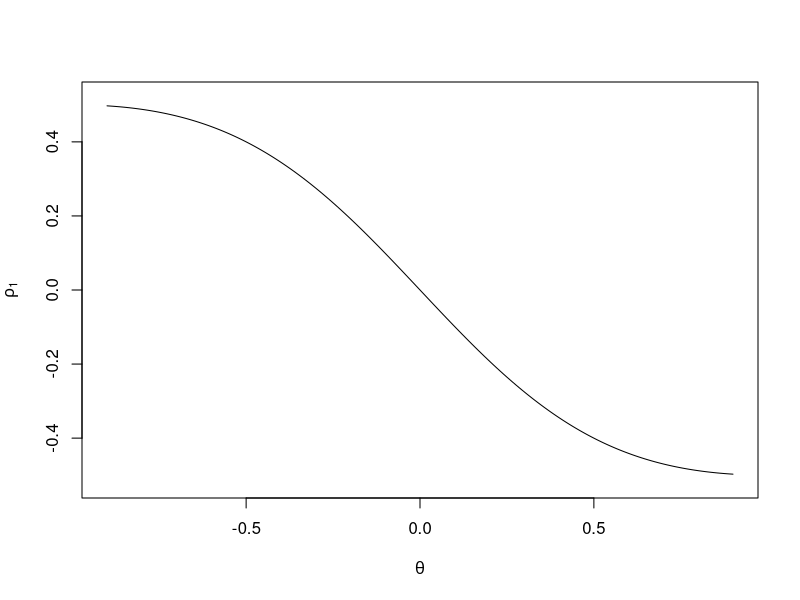

Reproduce this figure in R. (Note: this script raises an error after producing the figure.)
## ---- chunk 1
#| label: fig-4-1
#| fig-cap: "Зураг 4.1. Өөр өөр θ утгуудын хувьд MA(1) процессийн лаг 1 дэх автокорреляци"
theta <- seq(-0.9, 0.9, length.out = 200)
rho1 <- -theta / (1 + theta^2)
plot(theta, rho1, type = "l",
     xlab = expression(theta),
     ylab = expression(rho[1]),
     ylim = c(-0.52, 0.52))
## ---- chunk 2
#| label: fig-4-2
#| fig-cap: "Зураг 4.2. θ = −0.9 бүхий MA(1) процессийн хугацааны график"
data(ma1.2.s)
plot(ma1.2.s, type = "o",
     ylab = expression(Y[t]),
     xlab = "Time",
     main = "Simulated MA(1) Series")
## ---- chunk 3
#| label: fig-4-3
#| fig-cap: "Зураг 4.3. MA(1) цувааны Y_t ба Y_{t-1}-ийн (Зураг 4.2 дахь) хамаарлын график"
plot(x = zlag(ma1.2.s), y = ma1.2.s,
     xlab = expression(Y[t-1]),
     ylab = expression(Y[t]),
     pch = 16)
## ---- chunk 4
#| label: fig-4-4
#| fig-cap: "Зураг 4.4. Зураг 4.2 дахь MA(1) цувааны Y_t ба Y_{t-2}-ийн хамаарлын график"
plot(x = zlag(ma1.2.s, 2), y = ma1.2.s,
     xlab = expression(Y[t-2]),
     ylab = expression(Y[t]),
     pch = 16)
## ---- chunk 5
#| label: fig-4-5
#| fig-cap: "Зураг 4.5. θ = +0.9 бүхий MA(1) процессийн хугацааны график"
data(ma1.1.s)
plot(ma1.1.s, type = "o",
     ylab = expression(Y[t]),
     xlab = "Time",
     main = "Simulated MA(1) Series")
## ---- chunk 6
#| label: fig-4-6
#| fig-cap: "Зураг 4.6. MA(1) цувааны Y_t ба Y_{t-1}-ийн (Зураг 4.5 дахь) хамаарлын график"
plot(x = zlag(ma1.1.s), y = ma1.1.s,
     xlab = expression(Y[t-1]),
     ylab = expression(Y[t]),
     pch = 16)
## ---- chunk 7
#| label: fig-4-7
#| fig-cap: "Зураг 4.7. MA(1) цувааны Y_t ба Y_{t-2}-ийн (Зураг 4.5 дахь) хамаарлын график"
plot(y = ma1.1.s, x = zlag(ma1.1.s, 2),
     ylab = expression(Y[t]),
     xlab = expression(Y[t-2]),
     type = "p")
## ---- chunk 8
#| label: fig-4-8
#| fig-cap: "Зураг 4.8. θ_1 = 1 ба θ_2 = −0.6 бүхий MA(2) процессийн хугацааны график"
data(ma2.s)
plot(ma2.s, type = "o",
     ylab = expression(Y[t]),
     xlab = "Time",
     main = "Simulated MA(2) Series")
## ---- chunk 9
#| label: fig-4-9
#| fig-cap: "Зураг 4.9. MA(2) цувааны Y_t ба Y_{t-1}-ийн (Зураг 4.8 дахь) хамаарлын график"
plot(x = zlag(ma2.s), y = ma2.s,
     xlab = expression(Y[t-1]),
     ylab = expression(Y[t]),
     pch = 16)
## ---- chunk 10
#| label: fig-4-10
#| fig-cap: "Зураг 4.10. MA(2) цувааны Y_t ба Y_{t-2}-ийн (Зураг 4.8 дахь) хамаарлын график"
plot(y = ma2.s, x = zlag(ma2.s, 2),
     ylab = expression(Y[t]),
     xlab = expression(Y[t-2]),
     type = "p")
## ---- chunk 11
#| label: fig-4-11
#| fig-cap: "Зураг 4.11. MA(2) цувааны Y_t ба Y_{t-3}-ийн (Зураг 4.8 дахь) хамаарлын график"
plot(y = ma2.s, x = zlag(ma2.s, 3),
     ylab = expression(Y[t]),
     xlab = expression(Y[t-3]),
     type = "p")
## ---- chunk 12
#| label: fig-4-12
#| fig-cap: "Зураг 4.12. Хэд хэдэн AR(1) загварын автокорреляцийн функцүүд"
par(mfrow = c(2, 2))
phis <- c(0.9, 0.4, -0.8, -0.5)
ylims <- list(c(0, 1), c(0, 1), c(-1, 1), c(-1, 1))
for (i in seq_along(phis)) {
  acf_vals <- ARMAacf(ar = phis[i], lag.max = 12)[-1]
  plot(1:12, acf_vals, type = "h", ylim = ylims[[i]],
       xlab = "Lag", ylab = expression(rho[k]),
       main = bquote(phi == .(phis[i])))
  points(1:12, acf_vals, pch = 16)
  abline(h = 0)
}
par(mfrow = c(1, 1))
## ---- chunk 13
#| label: fig-4-13
#| fig-cap: "Зураг 4.13. φ = 0.9 бүхий AR(1) цувааны хугацааны график"
data(ar1.s)
plot(ar1.s, type = "o",
     ylab = expression(Y[t]),
     xlab = "Time",
     main = "Simulated AR(1) Series")
## ---- chunk 14
#| label: fig-4-14
#| fig-cap: "Зураг 4.14. AR(1) цувааны Y_t ба Y_{t-1}-ийн (Зураг 4.13 дахь) хамаарлын график"
plot(x = zlag(ar1.s), y = ar1.s,
     xlab = expression(Y[t-1]),
     ylab = expression(Y[t]),
     pch = 16)
## ---- chunk 15
#| label: fig-4-15
#| fig-cap: "Зураг 4.15. AR(1) цувааны Y_t ба Y_{t-2}-ийн (Зураг 4.13 дахь) хамаарлын график"
plot(x = zlag(ar1.s, 2), y = ar1.s,
     xlab = expression(Y[t-2]),
     ylab = expression(Y[t]),
     pch = 16)
## ---- chunk 16
#| label: fig-4-16
#| fig-cap: "Зураг 4.16. AR(1) цувааны Y_t ба Y_{t-3}-ийн (Зураг 4.13 дахь) хамаарлын график"
plot(x = zlag(ar1.s, 3), y = ar1.s,
     xlab = expression(Y[t-3]),
     ylab = expression(Y[t]),
     pch = 16)
## ---- chunk 17
#| label: fig-4-17
#| fig-cap: "Зураг 4.17. AR(2) процессийн стационар параметрийн муж"
phi1 <- seq(-2, 2, length.out = 300)
plot(c(-2, 2, 0, -2), c(-1, -1, 1, -1), type = "l", lwd = 2,
     xlim = c(-2.1, 2.1), ylim = c(-1.1, 1.1),
     xlab = expression(phi[1]), ylab = expression(phi[2]))
abline(h = 0, v = 0, lty = 3, col = "gray50")
lines(phi1, -phi1^2 / 4, lwd = 2)
text(0, 0.35, "бодит\nязгуурууд")
text(0, -0.6, "комплекс язгуурууд")
text(1.3, 0.65, expression(phi[1]^2 + 4*phi[2] == 0))
arrows(1.1, 0.5, 0.5, -0.5^2 / 4, length = 0.1)
## ---- chunk 18
#| label: fig-4-18
#| fig-cap: "Зураг 4.18. Хэд хэдэн AR(2) загварын автокорреляцийн функцүүд (Lag = Хоцролт)"
par(mfrow = c(2, 2))
params <- list(c(0.5, 0.25), c(1.0, -0.25), c(1.5, -0.75), c(1.0, -0.6))
ylims <- list(c(0, 1), c(0, 1), c(-0.6, 1), c(-0.6, 1))
for (i in seq_along(params)) {
  p <- params[[i]]
  acf_vals <- ARMAacf(ar = p, lag.max = 12)[-1]
  plot(1:12, acf_vals, type = "h", ylim = ylims[[i]],
       xlab = "Lag", ylab = expression(rho[k]),
       main = bquote(phi[1] == .(p[1]) * "," ~ phi[2] == .(p[2])))
  points(1:12, acf_vals, pch = 16)
  abline(h = 0)
}
par(mfrow = c(1, 1))
## ---- chunk 19
#| label: fig-4-19
#| fig-cap: "Зураг 4.19. φ_1 = 1.5 болон φ_2 = −0.75 параметртэй AR(2) цувааны хугацааны график"
data(ar2.s)
plot(ar2.s, type = "o",
     ylab = expression(Y[t]),
     xlab = "Time",
     main = "Simulated AR(2) Series")
